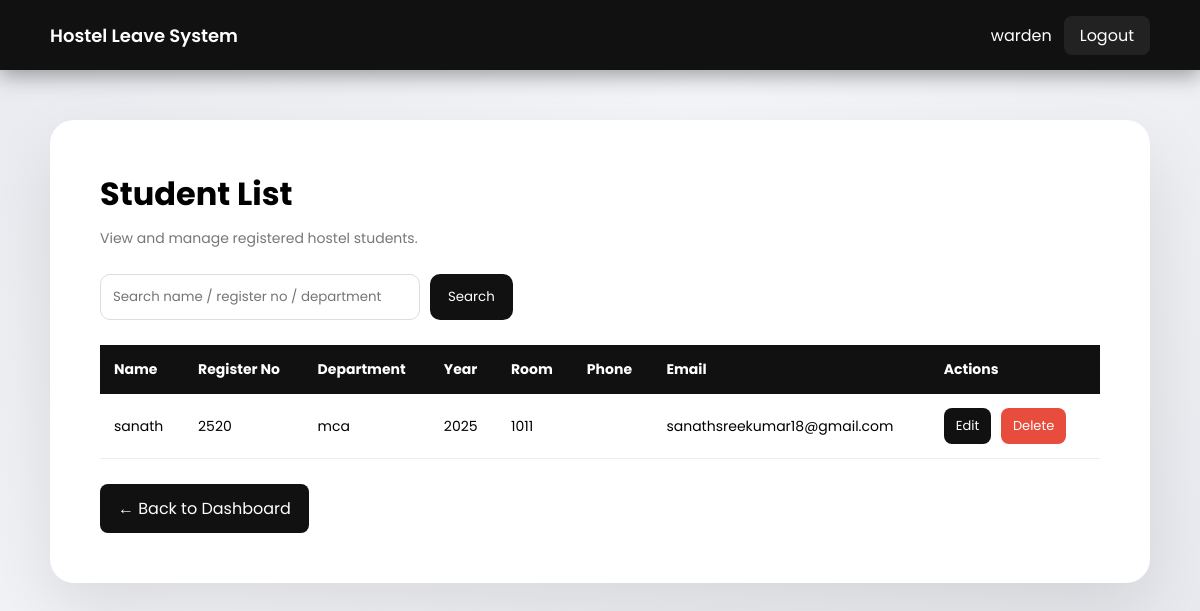
The app's page /warden/view_students.php (signed in) with its own data.
### tables this page shows
CREATE TABLE `student_profiles` (
  `id` int(11) NOT NULL,
  `user_id` int(11) NOT NULL,
  `register_number` varchar(50) DEFAULT NULL,
  `department` varchar(100) DEFAULT NULL,
  `year` int(11) DEFAULT NULL,
  `room_number` varchar(20) DEFAULT NULL,
  `phone` varchar(15) DEFAULT NULL
);

CREATE TABLE `users` (
  `id` int(11) NOT NULL,
  `role_id` int(11) NOT NULL,
  `name` varchar(100) NOT NULL,
  `username` varchar(50) NOT NULL,
  `password` varchar(255) NOT NULL,
  `email` varchar(100) DEFAULT NULL,
  `parent_email` varchar(100) DEFAULT NULL,
  `teacher_email` varchar(100) DEFAULT NULL,
  `created_at` timestamp NOT NULL DEFAULT current_timestamp(),
  `register_number` varchar(50) DEFAULT NULL
);

### warden/view_students.php (the view, shortened to what this page needs)
<?php
include("../config/db.php");
$search = isset($_GET["search"]) ? trim($_GET["search"]) : "";
if ($search != "") {
    $stmt = $conn->prepare("
    SELECT users.id, users.name, users.email,
           student_profiles.register_number,
           student_profiles.department,
           student_profiles.year,
           student_profiles.room_number,
           student_profiles.phone
    FROM users
    LEFT JOIN student_profiles ON users.id = student_profiles.user_id
    JOIN roles ON users.role_id = roles.id
    WHERE roles.role_name='student'
    AND (
        users.name LIKE ?
        OR student_profiles.register_number LIKE ?
        OR student_profiles.department LIKE ?
    )
    ORDER BY users.name ASC
    ");
    $like = "%$search%";
    $stmt->bind_param("sss", $like, $like, $like);
    $stmt->execute();
    $result = $stmt->get_result();
} else {
    $result = $conn->query("
    SELECT users.id, users.name, users.email,
           student_profiles.register_number,
           student_profiles.department,
           student_profiles.year,
           student_profiles.room_number,
           student_profiles.phone
    FROM users
    LEFT JOIN student_profiles ON users.id = student_profiles.user_id
    JOIN roles ON users.role_id = roles.id
    WHERE roles.role_name='student'
    ORDER BY users.name ASC
    ");
}
?>
<!DOCTYPE html>
<html>
<head>
</head>
<body>
<div class="topbar">
<div class="logo">Hostel Leave System</div>
<div>
<?php echo $_SESSION["username"]; ?>
<a class="logout-btn" href="../auth/logout.php">Logout</a>
</div>
</div>
<div class="container">
<h1>Student List</h1>
<div class="sub">View and manage registered hostel students.</div>
<form method="GET" class="search-box">
<input type="text" name="search" placeholder="Search name / register no / department" value="<?php echo htmlspecialchars($search); ?>">
<button type="submit">Search</button>
</form>
<?php if($result->num_rows > 0) { ?>
<table>
<tr>
<th>Name</th>
<th>Register No</th>
<th>Department</th>
<th>Year</th>
<th>Room</th>
<th>Phone</th>
<th>Email</th>
<th>Actions</th>
</tr>
<?php while($row = $result->fetch_assoc()) { ?>
<tr>
<td><?php echo htmlspecialchars($row["name"]); ?></td>
<td><?php echo htmlspecialchars($row["register_number"]); ?></td>
<td><?php echo htmlspecialchars($row["department"]); ?></td>
<td><?php echo htmlspecialchars($row["year"]); ?></td>
<td><?php echo htmlspecialchars($row["room_number"]); ?></td>
<td><?php echo htmlspecialchars($row["phone"]); ?></td>
<td><?php echo htmlspecialchars($row["email"]); ?></td>
<td>
<a class="btn edit"
href="edit_student.php?id=<?php echo $row['id']; ?>">
Edit
</a>
<a class="btn delete"
href="delete_student.php?id=<?php echo $row['id']; ?>"
onclick="return deleteConfirm()">
Delete
</a>
</td>
</tr>
<?php } ?>
</table>
<?php } else { ?>
<div class="empty">No students found.</div>
<?php } ?>
<a href="dashboard.php" class="back-btn">← Back to Dashboard</a>
</div>
</body>
</html>

### warden/view_students.php (style rules this page uses)
* { margin:0; padding:0; box-sizing:border-box; font-family:'Poppins',sans-serif; }
body { min-height:100vh; background:linear-gradient(135deg,#e8eaef 0%,#f4f5f8 40%,#e6e8ed 100%); padding:120px 50px 50px 50px; }
.topbar { position:fixed; top:0; left:0; width:100%; height:70px; background:#111; display:flex; justify-content:space-between; align-items:center; padding:0 50px; color:#fff; z-index:1000; box-shadow:0 6px 20px rgba(0,0,0,0.35); }
.logo { font-size:18px; font-weight:600; }
.logout-btn { padding:8px 16px; background:#222; color:#fff; text-decoration:none; border-radius:8px; margin-left:12px; }
.container { max-width:1400px; margin:auto; background:#fff; padding:50px; border-radius:24px; box-shadow:0 30px 70px rgba(0,0,0,0.10); }
h1 { font-size:32px; margin-bottom:10px; }
.sub { color:#777; font-size:14px; margin-bottom:25px; }
.search-box { display:flex; gap:10px; margin-bottom:25px; }
.search-box input { padding:12px; width:320px; border:1px solid #ddd; border-radius:10px; outline:none; }
.search-box button { padding:12px 18px; background:#111; color:#fff; border:none; border-radius:10px; cursor:pointer; }
table { width:100%; border-collapse:collapse; }
th { background:#111; color:#fff; padding:14px; font-size:14px; text-align:left; }
td { padding:14px; border-bottom:1px solid #eee; font-size:14px; }
.btn { padding:8px 12px; text-decoration:none; border-radius:8px; font-size:13px; display:inline-block; margin-right:6px; }
.edit { background:#111; color:#fff; }
.delete { background:#e74c3c; color:#fff; }
.back-btn { display:inline-block; margin-top:25px; padding:12px 18px; background:#111; color:#fff; text-decoration:none; border-radius:8px; }

### records on screen
student_profiles: user.name "sanath", register_number "2520", department "mca", year "2025", room_number "1011", user.email "sanathsreekumar18@gmail.com"

### other values on screen
$_SESSION["username"] "warden"
